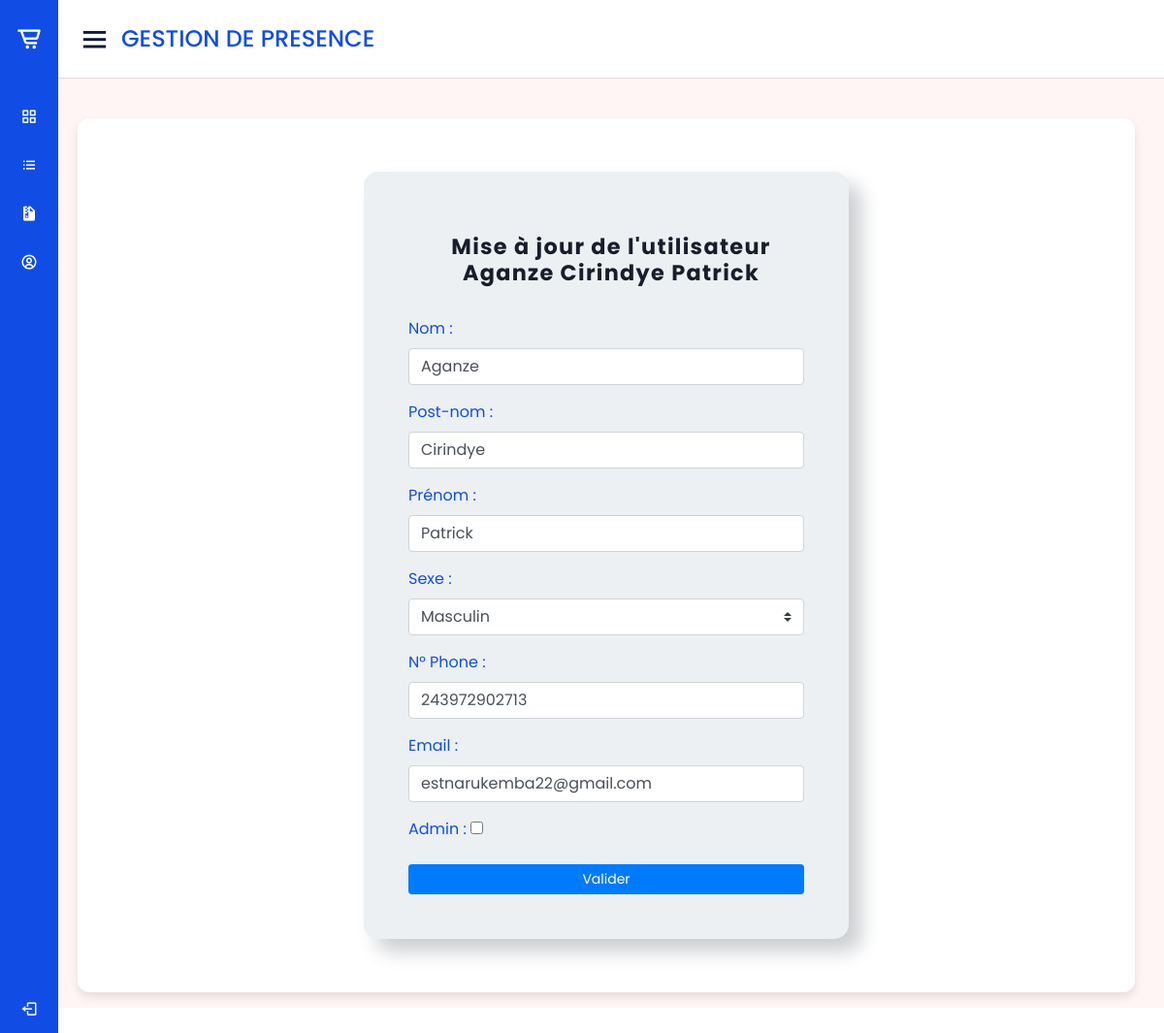
/update_user/8/ (signed in), run on the app's committed database.
### gestion_presence/models.py (models this page shows)
class Enseignant(models.Model):
    user_account = models.OneToOneField(User, on_delete=models.CASCADE, related_name='user_account')
    nom = models.CharField(max_length=30)
    post_nom = models.CharField(max_length=30)
    pre_nom = models.CharField(max_length=30)
    genre = models.CharField(max_length=20, choices=sexe_choice, default='Masculin')
    phone_number = models.CharField(max_length=16)
    email = models.EmailField(unique=True)
    is_admin = models.BooleanField(default=False)
    def __str__(self) -> str:
        return f"{self.nom} {self.post_nom} {self.pre_nom}"

### gestion_presence/views.py (the view)
# urls.py: path('update_user/<int:id>/', vues.update_user, name='update_user'),
@login_required
@user_admin_required
def update_user(request, id):
    try:
        user = Enseignant.objects.get(id=id)
        if request.method == 'POST':
            enseignant_form = EnseignantForm(request.POST, instance=user)
            if enseignant_form.is_valid():
                enseignant_form.save()
                messages.success(request, f"Les informations de l'utilisateur {user.nom} {user.post_nom} ont été mise à jour avec succès")
                return redirect('presence:utilisateurs_liste')
        else:
            enseignant_form = EnseignantForm(instance=user)
        context = {
            'enseignant_form': enseignant_form,
            'user': user,
        }
        return render(request, 'forms/update_user.html', context)
    except Exception as e:
        error_html = f"<html><body><h2>Error system: {e}</h2></body></html>"
        return HttpResponse(error_html)

### gestion_presence/views.py (called while the page is built)
def user_admin_required(view_func, redirect_url="presence:index"):
    @functools.wraps(view_func)
    def is_admin(request, *args, **kwargs):
        if request.user.user_account.is_admin:
            return view_func(request, *args, **kwargs)
        messages.error(request, "Vous ne pouvez accéder à l'interface demandée")
        return redirect(redirect_url)
    return is_admin

### templates/forms/update_user.html (shortened to what this page needs)
{% extends 'layouts/base.html' %}
{% block content %}
    <div class="wrapper">
        <h1 class="text-center mt-4 name">
            Mise à jour de l'utilisateur {{user}}
        </h1>
        <form action="" method="post" enctype="multipart/form-data" class="p-3 mt-3">
            {% for field in enseignant_form %}
                <div class="form-group">
                    {{ field.label_tag }}
                    {{ field }}
                </div>
            {% endfor %}
            <button type="submit" class="btn btn-primary btn-sm btn-block">Valider</button>
        </form>
    </div>
{% endblock content %}

### static/css/style.css (style rules this page uses)
* { margin: 0; padding: 0; box-sizing: border-box; font-family: 'Poppins', sans-serif; }
.wrapper { max-width: 500px; min-height: 100%; margin: 40px auto; padding: 40px 30px 30px 30px; background-color: #ecf0f3; border-radius: 15px; box-shadow: 13px 13px 20px #cbced1, -13px -13px 20px #fff; }
.wrapper .name { font-weight: bold; font-size: 1.4rem; letter-spacing: 1.3px; padding-left: 10px; color: #181d2b; }

### data on the page
Enseignant: nom+post_nom+pre_nom "Aganze Cirindye Patrick", enseignant_form "Aganze" "Cirindye" "Patrick" "Masculin" "243972902713" "estnarukemba22@gmail.com"

### other printed values
{{ field.label_tag }} "Nom :" "Post-nom :" "Prénom :" "Sexe :" "N° Phone :" "Email :" "Admin :"
